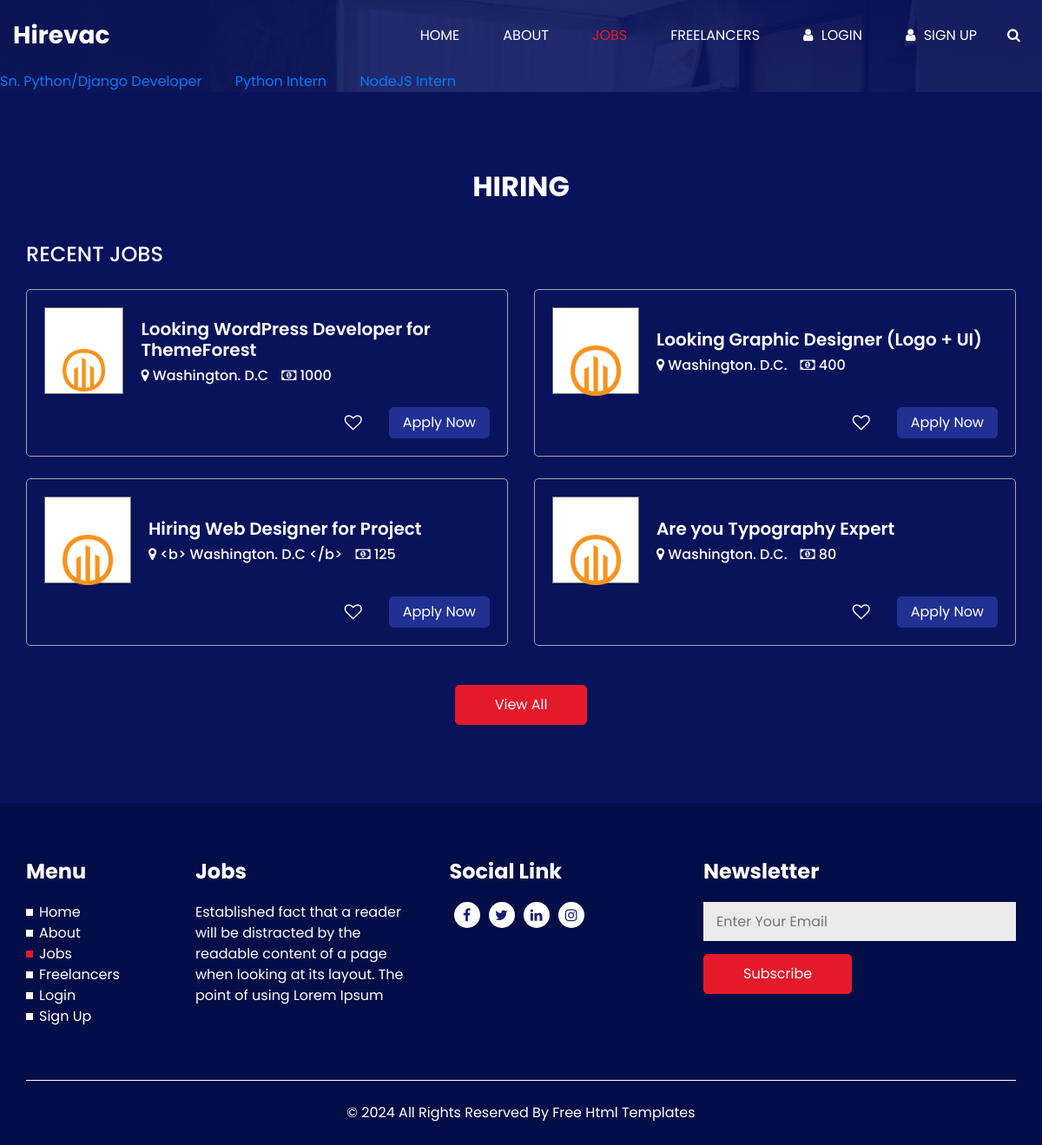
Page /job/ on the earlier database version.
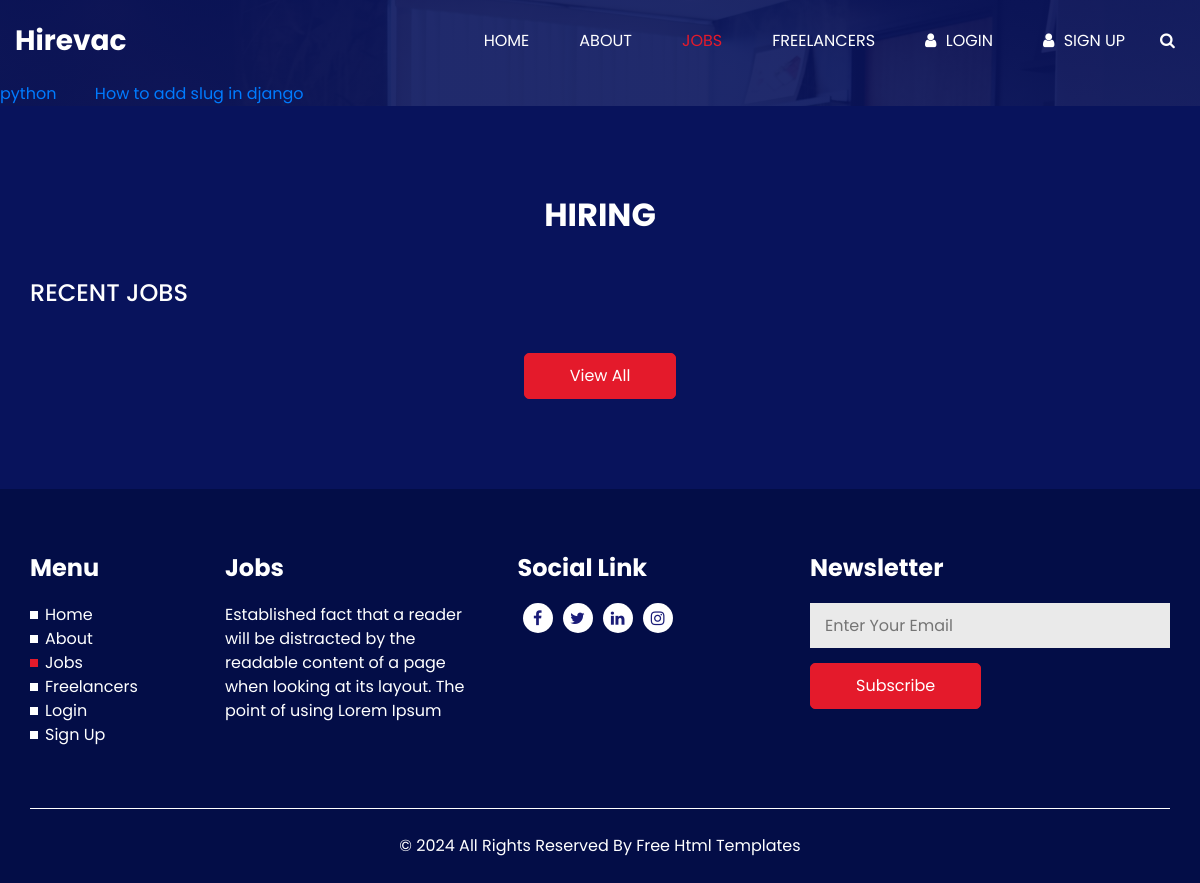
Same page on the later database version.
### news/models.py (models this page shows)
class NewsModel(models.Model):
    news_title = models.CharField(max_length=100)
    news_description = HTMLField()
    news_slug = AutoSlugField(populate_from='news_title')

### jobs/models.py (models this page shows, shortened)
class jobHiring(models.Model):
    jobTitle = models.CharField(max_length=50)
    address = models.CharField(max_length=100)
    salary = models.IntegerField()

### django1/views.py (the view)
# urls.py: path('job/', views.job, name='job'),
def job(request):
    return render(request, "job.html", data)

### templates/job.html (shortened to what this page needs)
{% extends 'base.html' %}
{% block content %}
  <section class="job_section layout_padding">
    <div class="container">
      <div class="heading_container heading_center">
        <h2>
          HIRING
        </h2>
      </div>
      <div class="job_container">
        <h4 class="job_heading">
          Recent Jobs
        </h4>
        <div class="row">
          {% for col in HiringData %}
            <div class="col-lg-6">
              <div class="box">
                <div class="job_content-box">
                  <div class="img-box">
                    <img src="/static/images/job_logo3.png" alt="">
                  </div>
                  <div class="detail-box">
                    <h5>
                      {{col.jobTitle}}
                    </h5>
                    <div class="detail-info">
                      <h6>
                        <i class="fa fa-map-marker" aria-hidden="true"></i>
                        <span>
                          {{col.address}}
                        </span>
                      </h6>
                      <h6>
                        <i class="fa fa-money" aria-hidden="true"></i>
                        <span>
                          {{col.salary}}
                        </span>
                      </h6>
                    </div>
                  </div>
                </div>
                <div class="option-box">
                  <button class="fav-btn">
                    <i class="fa fa-heart-o" aria-hidden="true"></i>
                  </button>
                  <a href="" class="apply-btn">
                    Apply Now
                  </a>
                </div>
              </div>
            </div>
          {% endfor %}
        </div>
      </div>
      <div class="btn-box">
        <a href="">
          View All
        </a>
      </div>
    </div>
  </section>
  {% endblock %}

### templates/header.html (shortened to what this page needs)
<!DOCTYPE html>
<html>
<head>
    <link rel="stylesheet" type="text/css" href="/static/css/bootstrap.css" />
    <link href="/static/css/font-awesome.min.css" rel="stylesheet" />
    <link rel="stylesheet"
        href="https://cdnjs.cloudflare.com/ajax/libs/jquery-nice-select/1.1.0/css/nice-select.min.css"
 />
    <link href="/static/css/style.css" rel="stylesheet" />
    <link href="/static/css/responsive.css" rel="stylesheet" />
</head>
<body>
    <div class="hero_area">
        <header class="header_section">
            <div class="container-fluid">
                <nav class="navbar navbar-expand-lg custom_nav-container ">
                    <a class="navbar-brand" href="index.html">
                        <span>
                            Hirevac
                        </span>
                    </a>
                    <div class="collapse navbar-collapse" id="navbarSupportedContent">
                        <ul class="navbar-nav  ml-auto">
                            <li class="nav-item active">
                                <a class="nav-link {% if request.path == '/home/' %} active {% endif %}" href="{% url 'home' %}">Home</a>
                            </li>
                            <li class="nav-item">
                                <a class="nav-link {% if request.path == '/about/' %} active {% endif %}" href="{% url 'about' %}"> About</a>
                            </li>
                            <li class="nav-item">
                                <a class="nav-link {% if request.path == '/job/' %} active {% endif %}" href="{% url 'job' %}">Jobs</a>
                            </li>
                            {% url 'freelancer' as url %}
                            <li class="nav-item">
                                <a class="nav-link {% if request.path == url %} active {% endif %}" href="{{url}}">Freelancers</a>
                            </li>
                            {% url 'login' as url %}
                            <li class="nav-item">
                                <a class="nav-link {% if request.path == url %} active {% endif %}" href="{{url}}">
                                    <i class="fa fa-user" aria-hidden="true"></i>
                                    <span>
                                        Login
                                    </span>
                                </a>
                            </li>
                            {% url 'signup' as url %}
                            <li class="nav-item">
                                <a class="nav-link {% if request.path == url %} active {% endif %}" href="{{url}}">
                                    <i class="fa fa-user" aria-hidden="true"></i>
                                    <span>
                                        Sign Up
                                    </span>
                                </a>
                            </li>
                            <form class="form-inline">
                                <button class="btn   nav_search-btn" type="submit">
                                    <i class="fa fa-search" aria-hidden="true"></i>
                                </button>
                            </form>
                        </ul>
                    </div>
                </nav>
            </div>
        </header>
        {% if request.path != '/login/' and request.path != '/signup/' and "/newsdetails/" not in request.path%}
        <marquee class="marq" onmouseover="stop()" onmouseout="start()">
        {% for n in news_data %}
                <a href="{% url 'new_details' n.id %}"> {{n.news_title}} &nbsp &nbsp &nbsp &nbsp</a>
        {% endfor %}
        </marquee>
        {% endif %}

Differences in the rows shown:
removed NewsModel: news_title "Sn. Python/Django Developer"
removed NewsModel: news_title "Python Intern"
removed NewsModel: news_title "NodeJS Intern"
removed jobHiring: jobTitle "Looking WordPress Developer for ThemeForest", address "Washington. D.C", salary "1000"
removed jobHiring: jobTitle "Looking Graphic Designer (Logo + UI)", address "Washington. D.C.", salary "400"
removed jobHiring: jobTitle "Hiring Web Designer for Project", address "<b> Washington. D.C </b>", salary "125"
removed jobHiring: jobTitle "Are you Typography Expert", address "Washington. D.C.", salary "80"
added NewsModel: news_title "python"
added NewsModel: news_title "How to add slug in django"
